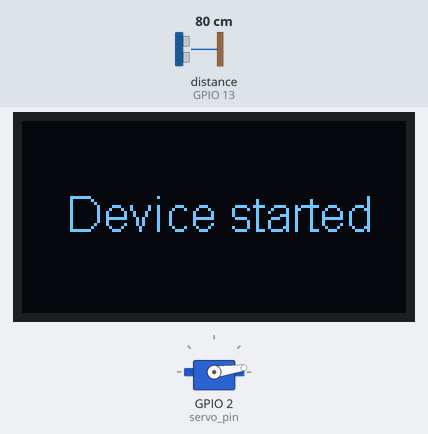
Bench run of a sketch on a simulated ESP8266 (NodeMCU). On the bench: servo, 128×64 one-colour display. Wiring (inferred from the names in the program): ultrasonic range finder: trigger GPIO 12; echo GPIO 13. Inputs (shaded band) come from the test bench; at power-on: distance to the obstacle (sensor on GPIO 13) 80 cm. The echo pulse lasts 58.3 µs per cm; WiFi joins after 1.5 s; servers stay silent unless stated; no MQTT or app messages arrive unless stated; what the sketch prints to the serial monitor is not drawn.

Above: at 1.2 s.
1.3 s: distance to the obstacle (sensor on GPIO 13) set to 10 cm
2.8 s: distance to the obstacle (sensor on GPIO 13) set to 7 cm
At 3.5 s:
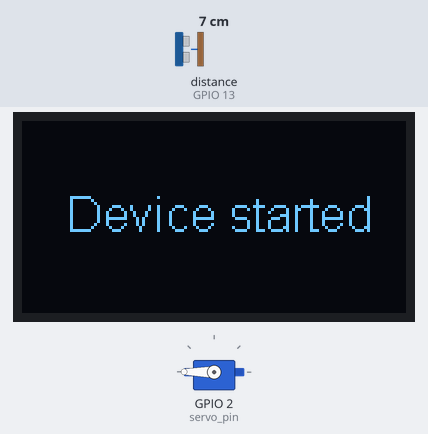
Timing chart, 0 to 5.8 s (numbered marks = the images above; inputs shaded):
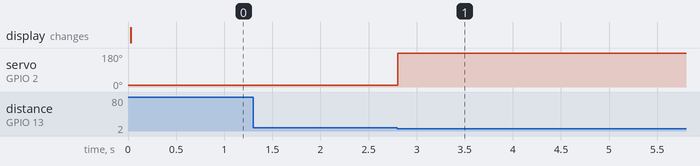

Measured:
- the behaviour switches between 9 and 8 cm on distance to the obstacle (sensor on GPIO 13) (found by bisection; images 0 and 1)
- after the input at 2.8 s, servo on GPIO 2 (servo_pin): 8° → 180° at once

The sketch:

servo.ino
```cpp
///servo pin
///distance echo pin 4
///distance trig pin 5
#include <PubSubClient.h>
#include <ESP8266WiFi.h>
#include <WiFiClient.h>
#include <WiFiClientSecure.h>
#include <WiFiServer.h>
#include <WiFiUdp.h>
#include <Servo.h>
#include <stdlib.h>
#include "SSD1306.h"

WiFiClient espClient;
PubSubClient mqttclient(espClient);
Servo myservo;
SSD1306  display(0x3c, 4, 5);
void onReceiveMQTT(char* _topic, byte* payload, unsigned int length);
void close_door();
void open_door();
const char* ssid     = "UiTiOt-E3.1";
const char* password = "UiTiOtAP";
const char* server = "10.71.2.217";
//
//const char* ssid     = "Hieu-2";
//const char* password = "trunghieu196";
//const char* server = "192.168.100.100";

const char* username = "admin";
const char* pwd = "123QWE!@#";
void connect_wifi();
void reconnect();

const char* TOPIC_CONTROL = "door-control";
const char* TOPIC_STATUS = "door-status";
const char* TOPIC_AUTO = "door-auto";

const char* rfid_topic = "RFID";
const char* door_up_topic = "DOOR_UP";
const char* door_down_topic = "DOOR_DOWN";
const char* req_stat_topic = "REQ_STAT";
const char* res_stat_topic = "RES_STAT";
const char* board_id = "SERVO";
const char* temp_topic = "THOM";

//---------------DISTANCE-------------------------
const int trig = 12;
const int echo = 13;
const int servo_pin = 2;
unsigned long duration;
int distance;
int f;

// runtime variables
unsigned long current_time = 0;
unsigned long track_time = 0;
unsigned long last_open_time = 0;
bool is_connected_mqtt = false;
bool is_door_open = false;
bool is_auto = true;

int open_deg = 183; // servo open degree
int close_deg = 8; // servo close degree
int distance_threshold = 8;

void setup() {
  Serial.begin(115200);
  myservo.attach(servo_pin);
  myservo.write(8);
  connect_wifi();
  pinMode(trig, OUTPUT);  //Initiate  trig
  pinMode(echo, INPUT);  // Initiate  echo
  f = 0;
  mqttclient.setServer(server,1883); // set server info mation
  mqttclient.setCallback(onReceiveMQTT);
  reconnect();

  display.init();
  display.setFont(ArialMT_Plain_16);
  display.drawString(15, 22, "Device started");
  display.display();
}
bool a = true,b=true;
void loop(){
  current_time = millis();
  digitalWrite(trig, 0);
  delayMicroseconds(2);
  digitalWrite(trig, 1);
  delayMicroseconds(5);
  digitalWrite(trig, 0);

  duration = pulseIn(echo, HIGH);
  distance = int(duration / 58.824);
  Serial.println(distance);
  if( is_auto || is_door_open ) {
    if( distance < distance_threshold) {
      open_door();
    } else if(current_time - last_open_time > 5000 ){
      close_door();
    }
  }
  if (current_time - track_time > 5000) {
    reconnect();
    track_time = current_time;
  }
  mqttclient.loop();
}

void connect_wifi(){
  delay(10);
  Serial.println();
  Serial.print("Connecting to ");
  Serial.println(ssid);
  // kết nối đến mạng Wifi
  WiFi.begin(ssid, password);
  WiFi.mode(WIFI_STA);
  Serial.println("");
  Serial.println("WiFi connected");
  Serial.println("IP address: ");
  Serial.println(WiFi.localIP());
}

void reconnect() {
  if (WiFi.status() == WL_CONNECTED) {
    if (!mqttclient.connected()) {
      is_connected_mqtt = false;
        Serial.print("Attempting MQTT connection...");
        if (mqttclient.connect("door-servo",username,pwd)) {
          mqttclient.publish(res_stat_topic,board_id);
          is_connected_mqtt = true;
          Serial.println("connected");
            mqttclient.subscribe(door_down_topic);
            mqttclient.subscribe(rfid_topic);
            mqttclient.subscribe(req_stat_topic);
            mqttclient.subscribe(temp_topic);
        } else {
          Serial.print("failed, rc=");
          Serial.print(mqttclient.state());
          Serial.println(" try again in 5 seconds");
        }
      }
    }
  else{
    Serial.println("Attempting Wifi connection...");
  }
}
void onReceiveMQTT(char* _topic, byte* payload, unsigned int length)
{
  String msg = "";
  String topic = String(_topic);
  for (int i = 0; i < length; i++) {
    msg = msg + (char)payload[i];
  }
  Serial.println("mqtt ["+topic + "]:" + msg);
  if (topic == door_down_topic) {
//    if (msg == "close") {
//      close_door();
//    } else if (msg == "open") {
//      open_door();
//    }
  }
  if (topic == rfid_topic) {
    if(msg == "off"){
      is_auto = false;
    }
    if(msg == "on"){
      is_auto = true;
    }
  }
  if(topic.equals(req_stat_topic)){
    mqttclient.publish(res_stat_topic,board_id);
  }
  if(topic.equals(temp_topic)){
    display.clear();
    display.drawString(17,0,"Temperature");
    display.drawString(53,16, msg);
    display.display();
  }
}
void close_door(){
  if(!is_door_open) {
    return;
  }
  is_door_open = false;
  myservo.write(close_deg);
  Serial.println("close");
  mqttclient.publish(door_up_topic,"close");
  a=true;
}

void open_door() {
  if(is_door_open) {
    return;
  }
  last_open_time = current_time;
  is_door_open = true;
  myservo.write(open_deg);
  Serial.println("open");
  mqttclient.publish(door_up_topic,"open");
  b=true;
}
```
